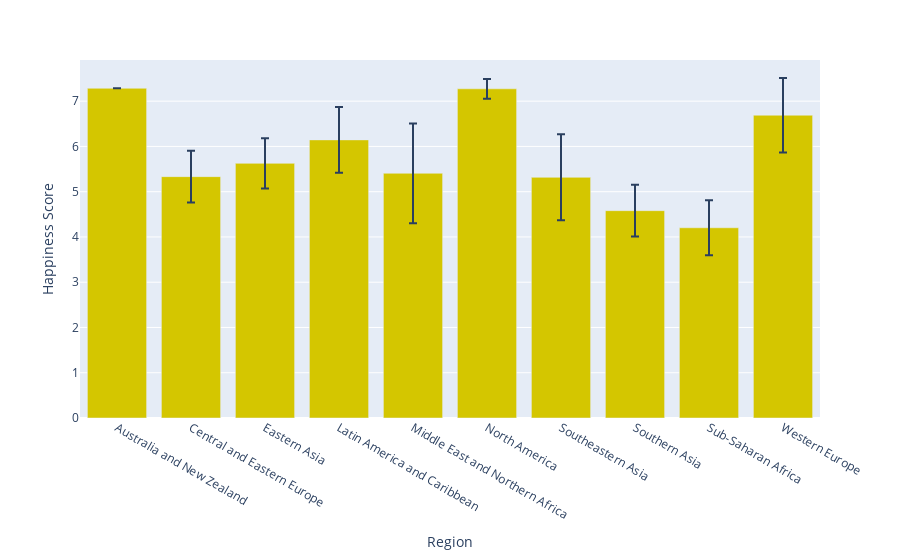

Notebook cell for this chart:
### Markdown cell above
El grafico muestra que el liderazgo del top 3 es estable, ya que sus puntajes de felicidad son practicamente iguales, alrededor de 7.5 y 7.6. Se observa una brecha de oro con respecto al resto, quizas no tan marcada pero si a una ligera distancia que los diferencia esta se ubica entre Noruega y Canadá. A partir del cuarto lugar los niveles siguen altos aunque con un liderazgo mas frágil en comparación con los primeros 3.

### Code cell
# “¿Qué región ‘sonríe’ más?”
# Construye un bar chart con el promedio de Happiness Score por Region. 
# Cuenta qué región lidera y cuál queda rezagada. Incluye barras de error (Standard Error).
r3 = df.groupby('Region')['Happiness Score'].mean().reset_index()

std_r3 = df.groupby('Region')['Happiness Score'].std().reset_index()
std_r3.rename(columns={'Happiness Score': 'std'}, inplace=True)

r3 = r3.merge(std_r3, on='Region')
fig3 = px.bar(r3, x='Region' ,y='Happiness Score', color_discrete_sequence=["#d4c600"], error_y='std')
fig3.show()

### Figure 1 — Plotly figure (JSON) as saved in the notebook; plotly's stock layout.template omitted (floating-point values rounded to 4 significant figures)
{"data": [{"error_y": {"array": [0.001414, 0.5704, 0.5541, 0.7286, 1.101, 0.2178, 0.95, 0.5705, 0.6096, 0.8246]}, "hovertemplate": "Region=%{x}<br>Happiness Score=%{y}<extra></extra>", "legendgroup": "", "marker": {"color": "#d4c600", "pattern": {"shape": ""}}, "name": "", "orientation": "v", "showlegend": false, "textposition": "auto", "type": "bar", "x": ["Australia and New Zealand", "Central and Eastern Europe", "Eastern Asia", "Latin America and Caribbean", "Middle East and Northern Africa", "North America", "Southeastern Asia", "Southern Asia", "Sub-Saharan Africa", "Western Europe"], "xaxis": "x", "y": [7.285, 5.333, 5.626, 6.145, 5.407, 7.273, 5.317, 4.581, 4.203, 6.69], "yaxis": "y"}], "layout": {"barmode": "relative", "legend": {"tracegroupgap": 0}, "margin": {"t": 60}, "xaxis": {"anchor": "y", "domain": [0, 1], "title": {"text": "Region"}}, "yaxis": {"anchor": "x", "domain": [0, 1], "title": {"text": "Happiness Score"}}}}
